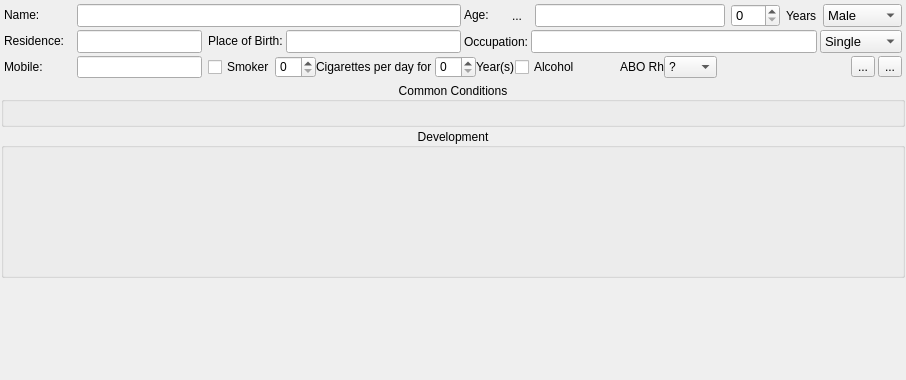
        <widget class="QWidget" name="widget_4" native="true">
         <layout class="QGridLayout" name="gridLayout_6">
          <property name="leftMargin">
           <number>1</number>
          </property>
          <property name="topMargin">
           <number>1</number>
          </property>
          <property name="rightMargin">
           <number>1</number>
          </property>
          <property name="bottomMargin">
           <number>1</number>
          </property>
          <property name="spacing">
           <number>1</number>
          </property>
          <item row="3" column="0">
           <widget class="w_obGyn" name="ObstWidget" native="true">
            <property name="minimumSize">
             <size>
              <width>0</width>
              <height>100</height>
             </size>
            </property>
           </widget>
          </item>
          <item row="2" column="0">
           <widget class="QGroupBox" name="groupBoxDev">
            <property name="minimumSize">
             <size>
              <width>0</width>
              <height>150</height>
             </size>
            </property>
            <property name="title">
             <string>Development</string>
            </property>
            <property name="alignment">
             <set>Qt::AlignCenter</set>
            </property>
            <layout class="QGridLayout" name="gridLayout_4">
             <property name="leftMargin">
              <number>1</number>
             </property>
             <property name="topMargin">
              <number>1</number>
             </property>
             <property name="rightMargin">
              <number>1</number>
             </property>
             <property name="bottomMargin">
              <number>1</number>
             </property>
             <property name="spacing">
              <number>1</number>
             </property>
             <item row="0" column="0">
              <widget class="w_development" name="dev" native="true"/>
             </item>
             <item row="0" column="1">
              <widget class="w_perinatal" name="perinatal" native="true"/>
             </item>
            </layout>
           </widget>
          </item>
          <item row="1" column="0">
           <widget class="QGroupBox" name="condGroupBox">
            <property name="title">
             <string>Common Conditions</string>
            </property>
            <property name="alignment">
             <set>Qt::AlignCenter</set>
            </property>
            <layout class="QGridLayout" name="gridLayout_15">
             <property name="leftMargin">
              <number>1</number>
             </property>
             <property name="topMargin">
              <number>1</number>
             </property>
             <property name="rightMargin">
              <number>1</number>
             </property>
             <property name="bottomMargin">
              <number>1</number>
             </property>
             <property name="spacing">
              <number>1</number>
             </property>
             <item row="0" column="0">
              <spacer name="horizontalSpacer_11">
               <property name="orientation">
                <enum>Qt::Horizontal</enum>
               </property>
               <property name="sizeHint" stdset="0">
                <size>
                 <width>40</width>
                 <height>20</height>
                </size>
               </property>
              </spacer>
             </item>
             <item row="0" column="1">
              <widget class="conditionsWidget" name="conditionswidget" native="true"/>
             </item>
             <item row="0" column="2">
              <spacer name="horizontalSpacer_12">
               <property name="orientation">
                <enum>Qt::Horizontal</enum>
               </property>
               <property name="sizeHint" stdset="0">
                <size>
                 <width>40</width>
                 <height>20</height>
                </size>
               </property>
              </spacer>
             </item>
            </layout>
           </widget>
          </item>
          <item row="0" column="0">
           <widget class="QFrame" name="framePersonalHistory">
            <property name="sizePolicy">
             <sizepolicy hsizetype="Expanding" vsizetype="Minimum">
              <horstretch>0</horstretch>
              <verstretch>0</verstretch>
             </sizepolicy>
            </property>
            <layout class="QGridLayout" name="gridLayout_2">
             <property name="leftMargin">
              <number>3</number>
             </property>
             <property name="topMargin">
              <number>3</number>
             </property>
             <property name="rightMargin">
              <number>3</number>
             </property>
             <property name="bottomMargin">
              <number>3</number>
             </property>
             <property name="spacing">
              <number>3</number>
             </property>
             <item row="2" column="2" colspan="4">
              <widget class="QWidget" name="widgetSmokeAlcohol" native="true">
               <layout class="QGridLayout" name="gridLayout_10">
                <property name="leftMargin">
                 <number>0</number>
                </property>
                <property name="topMargin">
                 <number>0</number>
                </property>
                <property name="rightMargin">
                 <number>0</number>
                </property>
                <property name="bottomMargin">
                 <number>0</number>
                </property>
                <property name="spacing">
                 <number>0</number>
                </property>
                <item row="0" column="0">
                 <layout class="QHBoxLayout" name="horizontalLayout_18">
                  <item>
                   <widget class="xCheckBox" name="checkBoxSmoker">
                    <property name="sizePolicy">
                     <sizepolicy hsizetype="Fixed" vsizetype="Fixed">
                      <horstretch>0</horstretch>
                      <verstretch>0</verstretch>
                     </sizepolicy>
                    </property>
                    <property name="text">
                     <string>Smoker</string>
                    </property>
                   </widget>
                  </item>
                  <item>
                   <widget class="xSpinBox" name="spinBoxCigarettesPerDay">
                    <property name="sizePolicy">
                     <sizepolicy hsizetype="Fixed" vsizetype="Fixed">
                      <horstretch>0</horstretch>
                      <verstretch>0</verstretch>
                     </sizepolicy>
                    </property>
                    <property name="minimumSize">
                     <size>
                      <width>0</width>
                      <height>18</height>
                     </size>
                    </property>
                   </widget>
                  </item>
                  <item>
                   <widget class="QLabel" name="labelCigarettsPerDay">
                    <property name="sizePolicy">
                     <sizepolicy hsizetype="Fixed" vsizetype="Preferred">
                      <horstretch>0</horstretch>
                      <verstretch>0</verstretch>
                     </sizepolicy>
                    </property>
                    <property name="text">
                     <string>Cigarettes per day for </string>
                    </property>
                   </widget>
                  </item>
                  <item>
                   <widget class="xSpinBox" name="spinBoxSmokingYears">
                    <property name="sizePolicy">
                     <sizepolicy hsizetype="Fixed" vsizetype="Fixed">
                      <horstretch>0</horstretch>
                      <verstretch>0</verstretch>
                     </sizepolicy>
                    </property>
                    <property name="minimumSize">
                     <size>
                      <width>0</width>
                      <height>18</height>
                     </size>
                    </property>
                   </widget>
                  </item>
                  <item>
                   <widget class="QLabel" name="labelSmokingYear">
                    <property name="sizePolicy">
                     <sizepolicy hsizetype="Fixed" vsizetype="Preferred">
                      <horstretch>0</horstretch>
                      <verstretch>0</verstretch>
                     </sizepolicy>
                    </property>
                    <property name="text">
                     <string>Year(s)</string>
                    </property>
                   </widget>
                  </item>
                  <item>
                   <widget class="xCheckBox" name="checkBoxAlcohol">
                    <property name="text">
                     <string>Alcohol</string>
                    </property>
                   </widget>
                  </item>
                  <item>
                   <spacer name="horizontalSpacer_8">
                    <property name="orientation">
                     <enum>Qt::Horizontal</enum>
                    </property>
                    <property name="sizeHint" stdset="0">
                     <size>
                      <width>40</width>
                      <height>20</height>
                     </size>
                    </property>
                   </spacer>
                  </item>
                  <item>
                   <widget class="QLabel" name="label_12">
                    <property name="text">
                     <string>ABO Rh</string>
                    </property>
                   </widget>
                  </item>
                  <item>
                   <widget class="xComboBox" name="ABO">
                    <item>
                     <property name="text">
                      <string>?</string>
                     </property>
                    </item>
                    <item>
                     <property name="text">
                      <string>A+</string>
                     </property>
                    </item>
                    <item>
                     <property name="text">
                      <string>A-</string>
                     </property>
                    </item>
                    <item>
                     <property name="text">
                      <string>B+</string>
                     </property>
                    </item>
                    <item>
                     <property name="text">
                      <string>B-</string>
                     </property>
                    </item>
                    <item>
                     <property name="text">
                      <string>AB+</string>
                     </property>
                    </item>
                    <item>
                     <property name="text">
                      <string>AB-</string>
                     </property>
                    </item>
                    <item>
                     <property name="text">
                      <string>O+</string>
                     </property>
                    </item>
                    <item>
                     <property name="text">
                      <string>O-</string>
                     </property>
                    </item>
                    <item>
                     <property name="text">
                      <string>?+</string>
                     </property>
                    </item>
                    <item>
                     <property name="text">
                      <string>?-</string>
                     </property>
                    </item>
                   </widget>
                  </item>
                 </layout>
                </item>
               </layout>
              </widget>
             </item>
             <item row="1" column="0">
              <layout class="QHBoxLayout" name="horizontalLayout_9">
               <item>
                <widget class="QLabel" name="labelResidence">
                 <property name="sizePolicy">
                  <sizepolicy hsizetype="Fixed" vsizetype="Fixed">
                   <horstretch>0</horstretch>
                   <verstretch>0</verstretch>
                  </sizepolicy>
                 </property>
                 <property name="minimumSize">
                  <size>
                   <width>70</width>
                   <height>0</height>
                  </size>
                 </property>
                 <property name="maximumSize">
                  <size>
                   <width>70</width>
                   <height>16777215</height>
                  </size>
                 </property>
                 <property name="text">
                  <string>Residence:</string>
                 </property>
                </widget>
               </item>
               <item>
                <widget class="genericLineEdit" name="patientResidence">
                 <property name="sizePolicy">
                  <sizepolicy hsizetype="Expanding" vsizetype="Fixed">
                   <horstretch>0</horstretch>
                   <verstretch>0</verstretch>
                  </sizepolicy>
                 </property>
                 <property name="font">
                  <font>
                   <pointsize>10</pointsize>
                   <weight>75</weight>
                   <bold>true</bold>
                  </font>
                 </property>
                </widget>
               </item>
              </layout>
             </item>
             <item row="0" column="0" colspan="4">
              <layout class="QHBoxLayout" name="horizontalLayout_3">
               <item>
                <widget class="QLabel" name="labelName">
                 <property name="sizePolicy">
                  <sizepolicy hsizetype="Fixed" vsizetype="Fixed">
                   <horstretch>0</horstretch>
                   <verstretch>0</verstretch>
                  </sizepolicy>
                 </property>
                 <property name="minimumSize">
                  <size>
                   <width>70</width>
                   <height>0</height>
                  </size>
                 </property>
                 <property name="maximumSize">
                  <size>
                   <width>70</width>
                   <height>16777215</height>
                  </size>
                 </property>
                 <property name="text">
                  <string>Name:        </string>
                 </property>
                </widget>
               </item>
               <item>
                <widget class="patientNameLineEdit" name="patientName">
                 <property name="sizePolicy">
                  <sizepolicy hsizetype="Expanding" vsizetype="Fixed">
                   <horstretch>0</horstretch>
                   <verstretch>0</verstretch>
                  </sizepolicy>
                 </property>
                 <property name="font">
                  <font>
                   <pointsize>10</pointsize>
                   <weight>75</weight>
                   <bold>true</bold>
                  </font>
                 </property>
                 <property name="toolTip">
                  <string>&lt;html&gt;&lt;head/&gt;&lt;body&gt;&lt;p&gt;F1&lt;/p&gt;&lt;/body&gt;&lt;/html&gt;</string>
                 </property>
                 <property name="inputMask">
                  <string/>
                 </property>
                 <property name="text">
                  <string/>
                 </property>
                 <property name="clearButtonEnabled">
                  <bool>true</bool>
                 </property>
                </widget>
               </item>
              </layout>
             </item>
             <item row="0" column="4" colspan="7">
              <layout class="QHBoxLayout" name="horizontalLayout_2">
               <property name="spacing">
                <number>6</number>
               </property>
               <item>
                <widget class="QLabel" name="labelAge">
                 <property name="sizePolicy">
                  <sizepolicy hsizetype="Fixed" vsizetype="Fixed">
                   <horstretch>0</horstretch>
                   <verstretch>0</verstretch>
                  </sizepolicy>
                 </property>
                 <property name="text">
                  <string>Age:   </string>
                 </property>
                </widget>
               </item>
               <item>
                <widget class="QToolButton" name="ButtonAgeCal">
                 <property name="text">
                  <string>...</string>
                 </property>
                 <property name="icon">
                  <iconset resource="resources.qrc">
                   <normaloff>:/Graphics/sptreadsheet</normaloff>:/Graphics/sptreadsheet</iconset>
                 </property>
                 <property name="autoRaise">
                  <bool>true</bool>
                 </property>
                </widget>
               </item>
               <item>
                <widget class="QLineEdit" name="patientAge">
                 <property name="sizePolicy">
                  <sizepolicy hsizetype="Expanding" vsizetype="Fixed">
                   <horstretch>0</horstretch>
                   <verstretch>0</verstretch>
                  </sizepolicy>
                 </property>
                 <property name="minimumSize">
                  <size>
                   <width>190</width>
                   <height>0</height>
                  </size>
                 </property>
                 <property name="font">
                  <font>
                   <pointsize>10</pointsize>
                   <weight>75</weight>
                   <bold>true</bold>
                  </font>
                 </property>
                 <property name="readOnly">
                  <bool>true</bool>
                 </property>
                </widget>
               </item>
               <item>
                <widget class="xSpinBox" name="spinBoxAge">
                 <property name="sizePolicy">
                  <sizepolicy hsizetype="Fixed" vsizetype="Fixed">
                   <horstretch>0</horstretch>
                   <verstretch>0</verstretch>
                  </sizepolicy>
                 </property>
                 <property name="minimumSize">
                  <size>
                   <width>0</width>
                   <height>18</height>
                  </size>
                 </property>
                 <property name="font">
                  <font>
                   <pointsize>10</pointsize>
                   <weight>50</weight>
                   <bold>false</bold>
                  </font>
                 </property>
                 <property name="maximum">
                  <number>300</number>
                 </property>
                </widget>
               </item>
               <item>
                <widget class="QLabel" name="labelYears">
                 <property name="text">
                  <string>Years</string>
                 </property>
                </widget>
               </item>
               <item>
                <widget class="xComboBox" name="patientGender">
                 <property name="sizePolicy">
                  <sizepolicy hsizetype="Fixed" vsizetype="Fixed">
                   <horstretch>0</horstretch>
                   <verstretch>0</verstretch>
                  </sizepolicy>
                 </property>
                 <property name="minimumSize">
                  <size>
                   <width>79</width>
                   <height>0</height>
                  </size>
                 </property>
                 <property name="font">
                  <font>
                   <pointsize>10</pointsize>
                   <weight>50</weight>
                   <bold>false</bold>
                  </font>
                 </property>
                 <property name="frame">
                  <bool>true</bool>
                 </property>
                 <item>
                  <property name="text">
                   <string>Male</string>
                  </property>
                 </item>
                 <item>
                  <property name="text">
                   <string>Female</string>
                  </property>
                 </item>
                </widget>
               </item>
              </layout>
             </item>
             <item row="1" column="2" colspan="2">
              <layout class="QHBoxLayout" name="horizontalLayout_5">
               <item>
                <widget class="QLabel" name="labelPlaceOfBirth">
                 <property name="sizePolicy">
                  <sizepolicy hsizetype="Fixed" vsizetype="Fixed">
                   <horstretch>0</horstretch>
                   <verstretch>0</verstretch>
                  </sizepolicy>
                 </property>
                 <property name="text">
                  <string>Place of Birth:</string>
                 </property>
                </widget>
               </item>
               <item>
                <widget class="genericLineEdit" name="patientPlaceBirth">
                 <property name="sizePolicy">
                  <sizepolicy hsizetype="Preferred" vsizetype="Fixed">
                   <horstretch>0</horstretch>
                   <verstretch>0</verstretch>
                  </sizepolicy>
                 </property>
                 <property name="font">
                  <font>
                   <pointsize>10</pointsize>
                   <weight>75</weight>
                   <bold>true</bold>
                  </font>
                 </property>
                </widget>
               </item>
              </layout>
             </item>
             <item row="1" column="4" colspan="7">
              <layout class="QHBoxLayout" name="horizontalLayout_4">
               <item>
                <widget class="QLabel" name="labelOccupation">
                 <property name="text">
                  <string>Occupation:</string>
                 </property>
                </widget>
               </item>
               <item>
                <widget class="genericLineEdit" name="patientOccupation">
                 <property name="font">
                  <font>
                   <pointsize>10</pointsize>
                   <weight>75</weight>
                   <bold>true</bold>
                  </font>
                 </property>
                </widget>
               </item>
               <item>
                <widget class="xComboBox" name="comboBoxMaritalStatus">
                 <property name="sizePolicy">
                  <sizepolicy hsizetype="Fixed" vsizetype="Fixed">
                   <horstretch>0</horstretch>
                   <verstretch>0</verstretch>
                  </sizepolicy>
                 </property>
                 <property name="font">
                  <font>
                   <pointsize>10</pointsize>
                   <weight>50</weight>
                   <bold>false</bold>
                  </font>
                 </property>
                 <item>
                  <property name="text">
                   <string>Single</string>
                  </property>
                 </item>
                 <item>
                  <property name="text">
                   <string>Married</string>
                  </property>
                 </item>
                 <item>
                  <property name="text">
                   <string>Widowed</string>
                  </property>
                 </item>
                 <item>
                  <property name="text">
                   <string>Divorced</string>
                  </property>
                 </item>
                </widget>
               </item>
              </layout>
             </item>
             <item row="2" column="10">
              <widget class="QToolButton" name="buttonInvestigations">
               <property name="enabled">
                <bool>true</bool>
               </property>
               <property name="toolTip">
                <string>&lt;html&gt;&lt;head/&gt;&lt;body&gt;&lt;p&gt;Investigations&lt;/p&gt;&lt;/body&gt;&lt;/html&gt;</string>
               </property>
               <property name="text">
                <string>...</string>
               </property>
               <property name="icon">
                <iconset resource="resources.qrc">
                 <normaloff>:/Graphics/paperClip</normaloff>:/Graphics/paperClip</iconset>
               </property>
              </widget>
             </item>
             <item row="2" column="0">
              <layout class="QHBoxLayout" name="horizontalLayout_10">
               <item>
                <widget class="QLabel" name="labelMobile">
                 <property name="sizePolicy">
                  <sizepolicy hsizetype="Fixed" vsizetype="Fixed">
                   <horstretch>0</horstretch>
                   <verstretch>0</verstretch>
                  </sizepolicy>
                 </property>
                 <property name="minimumSize">
                  <size>
                   <width>70</width>
                   <height>0</height>
                  </size>
                 </property>
                 <property name="maximumSize">
                  <size>
                   <width>70</width>
                   <height>16777215</height>
                  </size>
                 </property>
                 <property name="text">
                  <string>Mobile:      </string>
                 </property>
                </widget>
               </item>
               <item>
                <widget class="xLineEdit" name="patientMobile">
                 <property name="inputMask">
                  <string/>
                 </property>
                </widget>
               </item>
              </layout>
             </item>
             <item row="2" column="9">
              <widget class="QToolButton" name="buttonSuricalNotes">
               <property name="toolTip">
                <string>Surgical Notes</string>
               </property>
               <property name="text">
                <string>...</string>
               </property>
               <property name="icon">
                <iconset resource="resources.qrc">
                 <normaloff>:/Graphics/doc</normaloff>:/Graphics/doc</iconset>
               </property>
              </widget>
             </item>
            </layout>
           </widget>
          </item>
         </layout>
        </widget>
